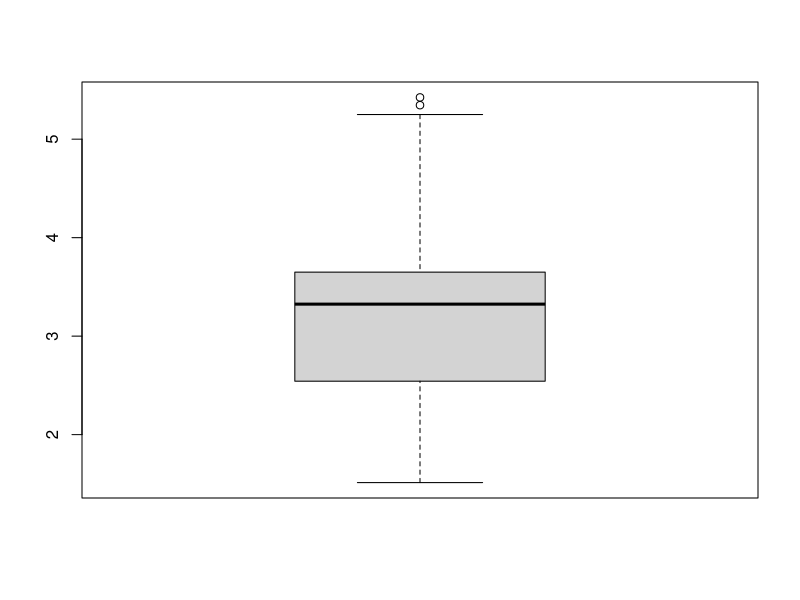
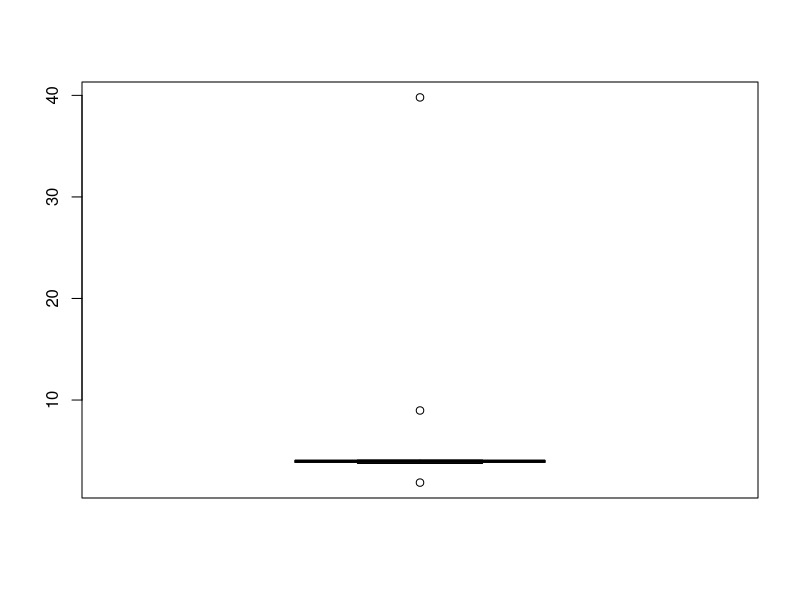

Reproduce these figures in R, in order.
## ---- chunk 1
knitr::opts_chunk$set(echo = T, warning = F, message = F)
## ---- chunk 2
lifespan = c(39, 50, 82, 37, 42, 40, 41, 16, 32)
range(lifespan)
max(lifespan) - min(lifespan)
## ---- chunk 3
lifespan = c(39, 50, 82, 37, 42, 40, 41, 16, 32)
quantile(lifespan, 0.30) 
## ---- chunk 4
data("mtcars")
weights = mtcars$wt
boxplot(weights)
## ---- chunk 5
quantile(weights, c(0.25, 0.5, 0.75)) # 3 quantiles
cat("Min= ", min(weights), ", Max=", max(weights))
cat("Upper fence: ", quantile(weights, 0.75) + 1.5 * IQR(weights)) 
## ---- chunk 6
weights = c(1.87,3.75,3.79,3.82,3.85,3.87,3.90,3.94,3.96,3.99, 3.99,4.00,4.03,4.04,4.05,4.06,4.09,8.97,39.8)
Q_1 = quantile(weights, 0.25)
Q_3 = quantile(weights, 0.75)
iqr = IQR(weights)
outlier_lower_fence = Q_1 - 1.5* iqr #outlier lower bound
outlier_upper_fence = Q_3 + 1.5* iqr #outlier upper bound
outlier_lower_fence
outlier_upper_fence
## ---- chunk 7
sum(weights < outlier_lower_fence)
## ---- chunk 8
sum(weights > outlier_upper_fence)
## ---- chunk 9
boxplot(weights)
## ---- chunk 10
weights = c(1.87,3.75,3.79,3.82,3.85,3.87,3.90,3.94,3.96,3.99, 
            3.99,4.00,4.03,4.04,4.05,4.06,4.09,8.97,39.8)
weights_no_outliers =  c(3.75,3.79,3.82,3.85,3.87,3.90,3.94,3.96,3.99, 
                         3.99,4.00,4.03,4.04,4.05,4.06,4.09)
mean_with_outliers = mean(weights)
mean_without_outliers = mean(weights_no_outliers)
median_with_outliers  = median(weights)
median_without_outliers = median(weights_no_outliers)
cat("Mean with outliers = ", mean_with_outliers, "\n", 
    "Mean without outliers = ", mean_without_outliers, "\n",
    "Median with outliers = ", median_with_outliers, "\n", 
    "Median without outliers = ", median_without_outliers)
## ---- chunk 11
weights = c(1.87,3.75,3.79,3.82,3.85,3.87,3.90,3.94,3.96,3.99, 
            3.99,4.00,4.03,4.04,4.05,4.06,4.09,8.97,39.8)
weights_no_outliers =  c(3.75,3.79,3.82,3.85,3.87,3.90,3.94,3.96,3.99, 
                         3.99,4.00,4.03,4.04,4.05,4.06,4.09)

var(weights)
var(weights_no_outliers)
## ---- chunk 12

IQR(weights) # Without outlier
IQR(weights_no_outliers) # With outlier

